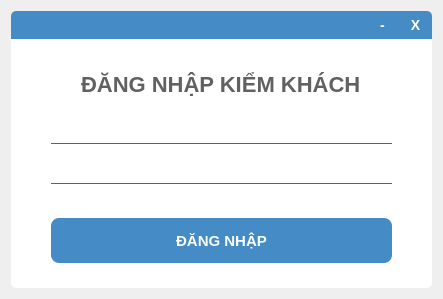
<?xml version="1.0" encoding="UTF-8"?>
<ui version="4.0">
 <class>Dialog</class>
 <widget class="QDialog" name="Dialog">
  <property name="geometry">
   <rect>
    <x>0</x>
    <y>0</y>
    <width>443</width>
    <height>297</height>
   </rect>
  </property>
  <property name="windowTitle">
   <string>Đăng nhập</string>
  </property>
  <property name="styleSheet">
   <string notr="true">QWidget {
	font-family:Tahoma;
	font-weight : bold
}

QWidget#container{
	background-color : rgb(255,255,255);
	border-bottom-right-radius:5px;
	border-bottom-left-radius:5px;
}
QWidget#title {
	background-color :rgb(69, 139, 198);
	border-top-right-radius:5px;
	border-top-left-radius:5px;
}
QWidget#title QPushButton {
	border:none;
	font-size:14px;	
	color:rgb(255,255,255)
}
QPushButton#btn_close:hover {
	color: rgb(255, 90, 14);
}

QPushButton#minimum:hover {
	color: rgb(212, 212, 212);
}

QLabel#app_name {
	font-size:22px;
	color: rgb(97, 97, 97);
}

QLineEdit {
	border:none;
	border-bottom:1px solid rgb(97, 97, 97);

}

QLineEdit:hover {
	border:none;
	border-bottom:2px solid rgb(69, 139, 198);

}

QLineEdit:focus {
	border:none;
	border-bottom:2px solid rgb(69, 139, 198);
}

QPushButton#btn_login {
	background-color :rgb(69, 139, 198);
	border-radius:8px;
	color : rgb(250,255,255);
	font-size:15px
}

QPushButton#btn_login:hover {
	background-color :rgb(58, 117, 166);

}

QPushButton#btn_login:pressed {
	padding-left:3px;

}


</string>
  </property>
  <layout class="QVBoxLayout" name="verticalLayout">
   <property name="spacing">
    <number>0</number>
   </property>
   <item>
    <widget class="QWidget" name="title" native="true">
     <property name="maximumSize">
      <size>
       <width>16777215</width>
       <height>30</height>
      </size>
     </property>
     <property name="styleSheet">
      <string notr="true"/>
     </property>
     <layout class="QHBoxLayout" name="horizontalLayout">
      <property name="spacing">
       <number>0</number>
      </property>
      <property name="leftMargin">
       <number>0</number>
      </property>
      <property name="topMargin">
       <number>0</number>
      </property>
      <property name="rightMargin">
       <number>0</number>
      </property>
      <property name="bottomMargin">
       <number>0</number>
      </property>
      <item>
       <widget class="QLabel" name="khoangtrang">
        <property name="cursor">
         <cursorShape>SizeAllCursor</cursorShape>
        </property>
        <property name="styleSheet">
         <string notr="true">color: rgb(255, 255, 255);</string>
        </property>
        <property name="text">
         <string/>
        </property>
       </widget>
      </item>
      <item>
       <widget class="QWidget" name="custom_btn" native="true">
        <property name="maximumSize">
         <size>
          <width>66</width>
          <height>16777215</height>
         </size>
        </property>
        <layout class="QHBoxLayout" name="horizontalLayout_2">
         <property name="spacing">
          <number>0</number>
         </property>
         <property name="leftMargin">
          <number>0</number>
         </property>
         <property name="topMargin">
          <number>0</number>
         </property>
         <property name="rightMargin">
          <number>0</number>
         </property>
         <property name="bottomMargin">
          <number>0</number>
         </property>
         <item>
          <widget class="QPushButton" name="minimum">
           <property name="minimumSize">
            <size>
             <width>28</width>
             <height>28</height>
            </size>
           </property>
           <property name="text">
            <string>-</string>
           </property>
          </widget>
         </item>
         <item>
          <widget class="QPushButton" name="btn_close">
           <property name="minimumSize">
            <size>
             <width>28</width>
             <height>28</height>
            </size>
           </property>
           <property name="text">
            <string>X</string>
           </property>
          </widget>
         </item>
        </layout>
       </widget>
      </item>
     </layout>
    </widget>
   </item>
   <item>
    <widget class="QWidget" name="container" native="true">
     <property name="styleSheet">
      <string notr="true"/>
     </property>
     <layout class="QVBoxLayout" name="verticalLayout_2">
      <property name="spacing">
       <number>10</number>
      </property>
      <property name="leftMargin">
       <number>40</number>
      </property>
      <property name="topMargin">
       <number>25</number>
      </property>
      <property name="rightMargin">
       <number>40</number>
      </property>
      <property name="bottomMargin">
       <number>25</number>
      </property>
      <item alignment="Qt::AlignHCenter">
       <widget class="QLabel" name="app_name">
        <property name="minimumSize">
         <size>
          <width>0</width>
          <height>40</height>
         </size>
        </property>
        <property name="maximumSize">
         <size>
          <width>16777215</width>
          <height>40</height>
         </size>
        </property>
        <property name="text">
         <string>ĐĂNG NHẬP KIỂM KHÁCH</string>
        </property>
       </widget>
      </item>
      <item>
       <widget class="QLineEdit" name="username">
        <property name="minimumSize">
         <size>
          <width>0</width>
          <height>30</height>
         </size>
        </property>
        <property name="alignment">
         <set>Qt::AlignCenter</set>
        </property>
       </widget>
      </item>
      <item>
       <widget class="QLineEdit" name="password">
        <property name="minimumSize">
         <size>
          <width>0</width>
          <height>30</height>
         </size>
        </property>
        <property name="echoMode">
         <enum>QLineEdit::Password</enum>
        </property>
        <property name="alignment">
         <set>Qt::AlignCenter</set>
        </property>
       </widget>
      </item>
      <item>
       <widget class="QLabel" name="label">
        <property name="text">
         <string/>
        </property>
       </widget>
      </item>
      <item>
       <widget class="QPushButton" name="btn_login">
        <property name="minimumSize">
         <size>
          <width>0</width>
          <height>45</height>
         </size>
        </property>
        <property name="cursor">
         <cursorShape>OpenHandCursor</cursorShape>
        </property>
        <property name="text">
         <string>ĐĂNG NHẬP</string>
        </property>
        <property name="shortcut">
         <string>Return</string>
        </property>
       </widget>
      </item>
     </layout>
    </widget>
   </item>
  </layout>
 </widget>
 <resources/>
 <connections/>
</ui>
